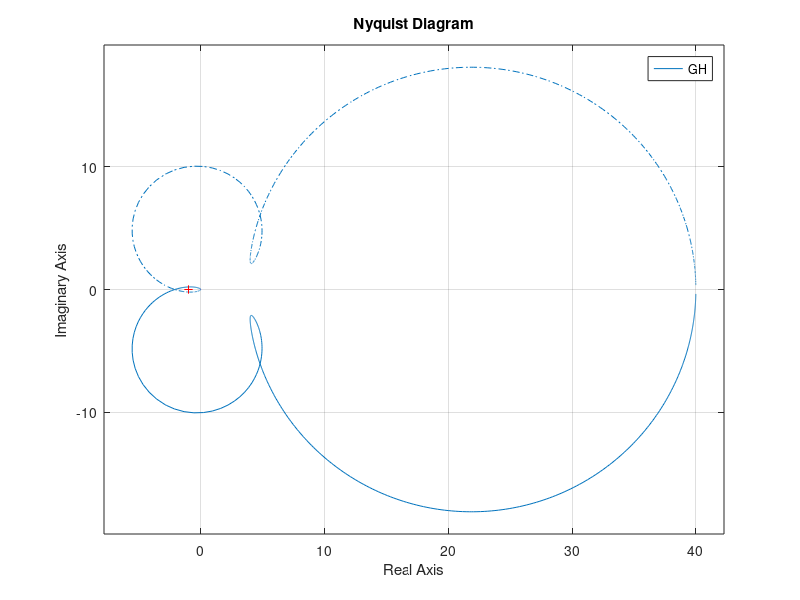

Write MATLAB code to recreate this figure.

% system fucntion
K = 20; % controller gain
controller = K * tf ([1 0.1],[1 0.01]);
sys = tf([0 1],[1 0.4 1]);
H = tf([0 1],[1 5]);

% open loop function
GH = controller * sys * H;

nyquist(GH);
